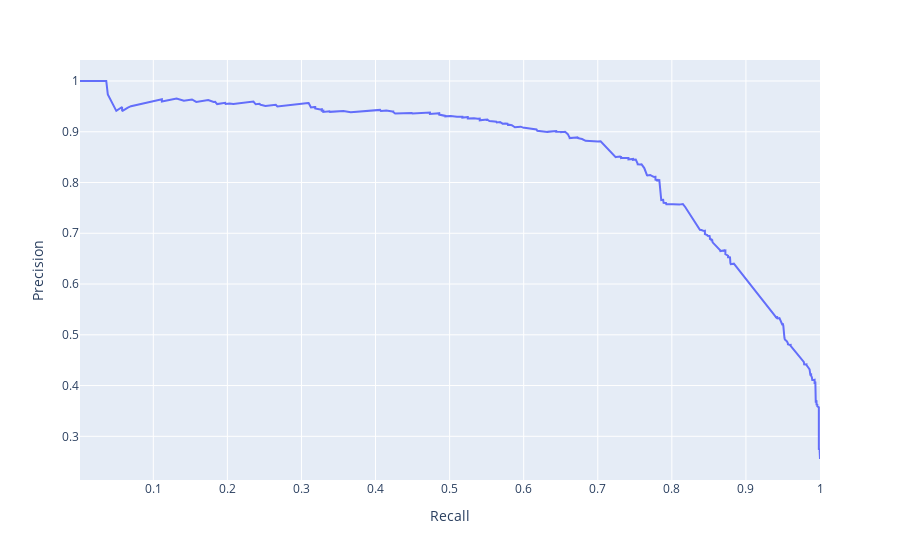

Notebook code for this chart:
### Markdown cell above
<!-- END QUESTION -->

<!-- BEGIN QUESTION -->

<br><br>

---

## Question 3: ROC Curve

In most cases we won't be able to get 0 false positives and 0 false negatives, so we have to compromise. For example, in the case of cancer screenings, false negatives are comparatively worse than false positives — a false negative means that a patient might not discover that they have cancer until it's too late, whereas a patient can just receive another screening for a false positive.

Recall that logistic regression calculates the probability that an example belongs to a certain class. Then, to classify an example we say that an email is spam if our classifier gives it $\ge 0.5$ probability of being spam. However, *we can adjust that cutoff threshold*: we can say that an email is spam only if our classifier gives it $\ge 0.7$ probability of being spam, for example. This is how we can trade off false positives and false negatives.

The Receiver Operating Characteristic (ROC) curve shows this trade off for each possible cutoff probability. In the cell below, plot a ROC curve for your final classifier (the one you use to make predictions for Gradescope) on the training data. Refer to Lecture 24 to see how to plot an ROC curve.

**Hint**: You'll want to use the `.predict_proba` method for your classifier instead of `.predict` to get probabilities instead of binary predictions.

### Code cell
import sklearn
import sklearn.linear_model
import plotly.offline as py
import plotly.express as px
X_ROC = process_data(train)
Y_ROC = train['spam']
linear_regression = sklearn.linear_model.LogisticRegression(fit_intercept=True)
linear_regression.fit(X_ROC,Y_ROC)
precision, recall, threshold = precision_recall_curve(Y_ROC, linear_regression.predict_proba(X_ROC)[:,1])
fig = px.line(x=recall[:-1], y=precision[:-1], hover_name=threshold)
fig.update_xaxes(title="Recall")
fig.update_yaxes(title="Precision")

### Figure 1 — Plotly figure (JSON) as saved in the notebook; plotly's stock layout.template omitted (floating-point values rounded to 4 significant figures; data arrays with more than 128 entries replaced by an {"elided": "..."} marker saying what was removed)
{"data": [{"hovertemplate": "<b>%{hovertext}</b><br><br>x=%{x}<br>y=%{y}<extra></extra>", "hovertext": {"elided": "656 float values"}, "legendgroup": "", "line": {"color": "#636efa", "dash": "solid"}, "marker": {"symbol": "circle"}, "mode": "lines", "name": "", "orientation": "v", "showlegend": false, "type": "scatter", "x": {"elided": "656 float values"}, "xaxis": "x", "y": {"elided": "656 float values"}, "yaxis": "y"}], "layout": {"autosize": true, "legend": {"tracegroupgap": 0}, "margin": {"t": 60}, "xaxis": {"anchor": "y", "autorange": true, "domain": [0, 1], "range": [0.001043, 1], "title": {"text": "Recall"}, "type": "linear"}, "yaxis": {"anchor": "x", "autorange": true, "domain": [0, 1], "range": [0.2139, 1.041], "title": {"text": "Precision"}, "type": "linear"}}}
